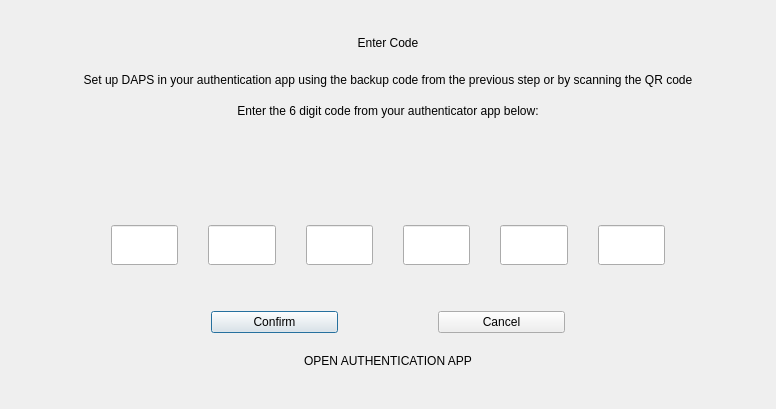
<?xml version="1.0" encoding="UTF-8"?>
<ui version="4.0">
 <class>TwoFADialog</class>
 <widget class="QDialog" name="TwoFADialog">
  <property name="geometry">
   <rect>
    <x>0</x>
    <y>0</y>
    <width>776</width>
    <height>409</height>
   </rect>
  </property>
  <property name="sizePolicy">
   <sizepolicy hsizetype="Expanding" vsizetype="Expanding">
    <horstretch>0</horstretch>
    <verstretch>0</verstretch>
   </sizepolicy>
  </property>
  <property name="windowTitle">
   <string>Transaction Details</string>
  </property>
  <layout class="QVBoxLayout" name="verticalLayout" stretch="0,0,0,0,0,0">
   <property name="topMargin">
    <number>30</number>
   </property>
   <item>
    <layout class="QHBoxLayout" name="horizontalLayout" stretch="0">
     <item>
      <widget class="QLabel" name="label">
       <property name="text">
        <string>Enter Code</string>
       </property>
       <property name="alignment">
        <set>Qt::AlignCenter</set>
       </property>
      </widget>
     </item>
    </layout>
   </item>
   <item>
    <layout class="QHBoxLayout" name="horizontalLayout_2" stretch="0">
     <property name="topMargin">
      <number>10</number>
     </property>
     <item>
      <widget class="QLabel" name="label_2">
       <property name="font">
        <font>
         <pointsize>9</pointsize>
        </font>
       </property>
       <property name="text">
        <string>Set up DAPS in your authentication app using the backup code from the previous step or by scanning the QR code</string>
       </property>
       <property name="alignment">
        <set>Qt::AlignCenter</set>
       </property>
      </widget>
     </item>
    </layout>
   </item>
   <item>
    <layout class="QHBoxLayout" name="horizontalLayout_3" stretch="0">
     <property name="topMargin">
      <number>10</number>
     </property>
     <item>
      <widget class="QLabel" name="label_3">
       <property name="font">
        <font>
         <pointsize>9</pointsize>
        </font>
       </property>
       <property name="text">
        <string>Enter the 6 digit code from your authenticator app below:</string>
       </property>
       <property name="alignment">
        <set>Qt::AlignCenter</set>
       </property>
      </widget>
     </item>
    </layout>
   </item>
   <item>
    <layout class="QHBoxLayout" name="horizontalLayout_4">
     <property name="spacing">
      <number>30</number>
     </property>
     <property name="leftMargin">
      <number>100</number>
     </property>
     <property name="topMargin">
      <number>100</number>
     </property>
     <property name="rightMargin">
      <number>100</number>
     </property>
     <property name="bottomMargin">
      <number>40</number>
     </property>
     <item>
      <widget class="QLineEdit" name="txtcode_1">
       <property name="sizePolicy">
        <sizepolicy hsizetype="Preferred" vsizetype="Preferred">
         <horstretch>0</horstretch>
         <verstretch>0</verstretch>
        </sizepolicy>
       </property>
       <property name="minimumSize">
        <size>
         <width>0</width>
         <height>40</height>
        </size>
       </property>
       <property name="baseSize">
        <size>
         <width>0</width>
         <height>0</height>
        </size>
       </property>
       <property name="autoFillBackground">
        <bool>false</bool>
       </property>
       <property name="inputMethodHints">
        <set>Qt::ImhDigitsOnly</set>
       </property>
       <property name="placeholderText">
        <string/>
       </property>
      </widget>
     </item>
     <item>
      <widget class="QLineEdit" name="txtcode_2">
       <property name="sizePolicy">
        <sizepolicy hsizetype="Preferred" vsizetype="Preferred">
         <horstretch>0</horstretch>
         <verstretch>0</verstretch>
        </sizepolicy>
       </property>
       <property name="minimumSize">
        <size>
         <width>0</width>
         <height>40</height>
        </size>
       </property>
       <property name="baseSize">
        <size>
         <width>0</width>
         <height>0</height>
        </size>
       </property>
       <property name="inputMethodHints">
        <set>Qt::ImhDigitsOnly</set>
       </property>
      </widget>
     </item>
     <item>
      <widget class="QLineEdit" name="txtcode_3">
       <property name="sizePolicy">
        <sizepolicy hsizetype="Preferred" vsizetype="Preferred">
         <horstretch>0</horstretch>
         <verstretch>0</verstretch>
        </sizepolicy>
       </property>
       <property name="minimumSize">
        <size>
         <width>0</width>
         <height>40</height>
        </size>
       </property>
       <property name="baseSize">
        <size>
         <width>0</width>
         <height>0</height>
        </size>
       </property>
       <property name="inputMethodHints">
        <set>Qt::ImhDigitsOnly</set>
       </property>
      </widget>
     </item>
     <item>
      <widget class="QLineEdit" name="txtcode_4">
       <property name="sizePolicy">
        <sizepolicy hsizetype="Preferred" vsizetype="Preferred">
         <horstretch>0</horstretch>
         <verstretch>0</verstretch>
        </sizepolicy>
       </property>
       <property name="minimumSize">
        <size>
         <width>0</width>
         <height>40</height>
        </size>
       </property>
       <property name="baseSize">
        <size>
         <width>0</width>
         <height>0</height>
        </size>
       </property>
       <property name="inputMethodHints">
        <set>Qt::ImhDigitsOnly</set>
       </property>
      </widget>
     </item>
     <item>
      <widget class="QLineEdit" name="txtcode_5">
       <property name="sizePolicy">
        <sizepolicy hsizetype="Preferred" vsizetype="Preferred">
         <horstretch>0</horstretch>
         <verstretch>0</verstretch>
        </sizepolicy>
       </property>
       <property name="minimumSize">
        <size>
         <width>0</width>
         <height>40</height>
        </size>
       </property>
       <property name="baseSize">
        <size>
         <width>0</width>
         <height>0</height>
        </size>
       </property>
       <property name="inputMethodHints">
        <set>Qt::ImhDigitsOnly</set>
       </property>
      </widget>
     </item>
     <item>
      <widget class="QLineEdit" name="txtcode_6">
       <property name="enabled">
        <bool>true</bool>
       </property>
       <property name="sizePolicy">
        <sizepolicy hsizetype="Preferred" vsizetype="Preferred">
         <horstretch>0</horstretch>
         <verstretch>0</verstretch>
        </sizepolicy>
       </property>
       <property name="minimumSize">
        <size>
         <width>0</width>
         <height>40</height>
        </size>
       </property>
       <property name="baseSize">
        <size>
         <width>0</width>
         <height>0</height>
        </size>
       </property>
       <property name="inputMethodHints">
        <set>Qt::ImhDigitsOnly</set>
       </property>
      </widget>
     </item>
    </layout>
   </item>
   <item>
    <layout class="QHBoxLayout" name="horizontalLayout_5">
     <property name="spacing">
      <number>100</number>
     </property>
     <property name="leftMargin">
      <number>200</number>
     </property>
     <property name="rightMargin">
      <number>200</number>
     </property>
     <item>
      <widget class="QPushButton" name="btnOK">
       <property name="text">
        <string>Confirm</string>
       </property>
      </widget>
     </item>
     <item>
      <widget class="QPushButton" name="btnCancel">
       <property name="text">
        <string>Cancel</string>
       </property>
      </widget>
     </item>
    </layout>
   </item>
   <item>
    <layout class="QHBoxLayout" name="horizontalLayout_6">
     <property name="topMargin">
      <number>15</number>
     </property>
     <property name="bottomMargin">
      <number>30</number>
     </property>
     <item>
      <widget class="QLabel" name="label_4">
       <property name="font">
        <font>
         <pointsize>9</pointsize>
        </font>
       </property>
       <property name="text">
        <string>OPEN AUTHENTICATION APP</string>
       </property>
       <property name="alignment">
        <set>Qt::AlignCenter</set>
       </property>
      </widget>
     </item>
    </layout>
   </item>
  </layout>
 </widget>
 <resources/>
 <connections/>
</ui>
